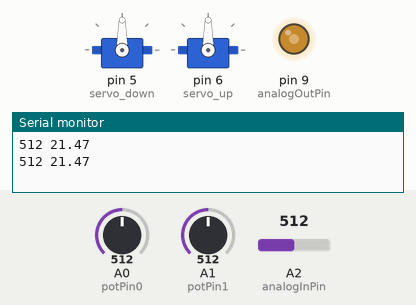
Bench run of a sketch on a simulated Arduino Uno, built with avr-gcc and run on an emulated ATmega328P. On the bench: 2 × servo, output pins drawn as LEDs (lit = HIGH), the last lines printed to the serial monitor. The test bench sets the inputs (shaded band); at power-on: A2 (analogInPin) = 512, A0 (potPin0) = 512, A1 (potPin1) = 512.

Above: at 1.8 s.
1.9 s: A2 (analogInPin) set to 0
At 3.2 s:
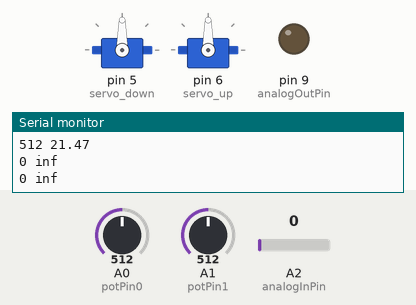
3.5 s: A0 (potPin0) set to 570
At 5.0 s:
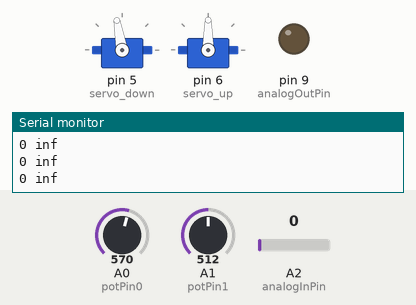
5.5 s: A1 (potPin1) set to 570
At 6.6 s:
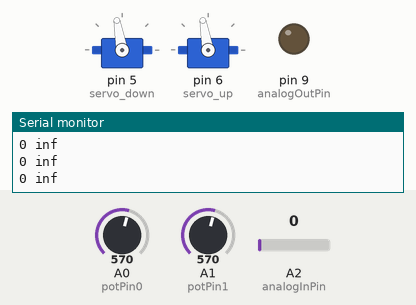
7.5 s: A2 (analogInPin) set to 105
At 9.2 s:
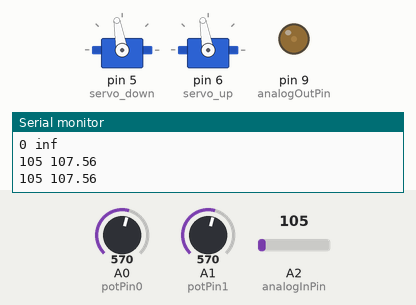
9.5 s: A0 (potPin0) set to 550
At 11.1 s:
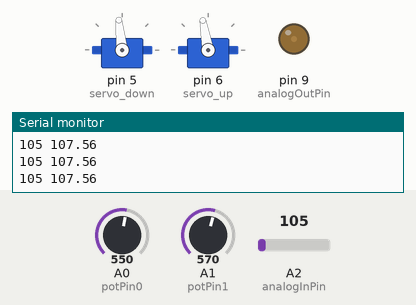
11.5 s: A1 (potPin1) set to 550
At 12.7 s:
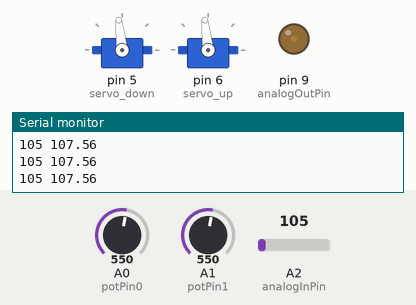
Timing chart, 0 to 14.5 s (numbered marks = the images above; inputs shaded):
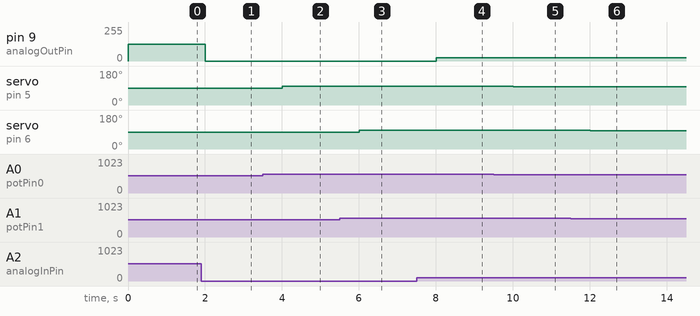

Measured:
- after the input at 1.9 s, pin 9 (analogOutPin): 127/255 → 0/255 after 0.10 s
- after the input at 3.5 s, servo on pin 5 (servo_down): 90° → 100° after 0.51 s
- after the input at 5.5 s, servo on pin 6 (servo_up): 90° → 100° after 0.51 s
- after the input at 7.5 s, pin 9 (analogOutPin): 0/255 → 26/255 after 0.51 s
- after the input at 9.5 s, servo on pin 5 (servo_down): 100° → 96° after 0.51 s
- after the input at 11.5 s, servo on pin 6 (servo_up): 100° → 96° after 0.52 s

The sketch:

potentiometerScan.ino
```cpp
#include <Servo.h>  // add servo library

Servo servo_down;  // create servo object to control a servo
Servo servo_up;    // create servo object to control a servo
// These constants won't change. They're used to give names to the pins used:
const int analogInPin = A2;  // Analog input pin that the potentiometer is attached to
const int analogOutPin = 9;  // Analog output pin that the LED is attached to


int sensorValue2 = 0;  // value read from the pot
int outputValue = 0;  // value output to the PWM (analog out)
int distance = 0;
float x = 0;
float y = 0;
int servo_angle = 0;

int potPin0 = A0;
int potPin1 = A1;
int val0;    // variable to read the value from the analog pin
int val1;

void setup() {
  // initialize serial communications at 9600 bps:
  Serial.begin(9600);
  servo_down.attach(5);  // attaches the servo on pin 5 to the servo object
  servo_up.attach(6); // attaches the servo on pin 5 to the servo object
}

int sensorToCm(int sensorValue){
 if (sensorValue > 560){
  distance = 0;
 }
 else if (sensorValue <95){
  distance = 0;
 }
 else {
  distance = map(sensorValue, 95, 560, 20, 150);
 }
 return distance;
}
void loop() {

  //read Pot Value
  val0 = analogRead(potPin0);            // reads the value of the potentiometer (value between 0 and 1023)
  val1 = analogRead(potPin1);
  val0 = map(val0, 0, 1023, 0, 180);     // scale it to use it with the servo (value between 0 and 180)
  val1 = map(val1,0,1023,0,180);
  servo_down.write(val0);               // sets the servo position according to the scaled value
  servo_up.write(val1);                          // waits for the servo to get there read the analog in value:
  sensorValue2 = analogRead(analogInPin);

  Serial.print(sensorValue2);
  Serial.print(" ");
  // map it to the range of the analog out:
  // Serial.println(sensorValue2);
  outputValue = map(sensorValue2, 0, 1023, 0, 255);
  // change the analog out value:
  x=sensorValue2;
  x=pow(x,-1.017);
  //Serial.println(x);
  y = 12224*pow(sensorValue2,-1.017);
  Serial.println(y);
  analogWrite(analogOutPin, outputValue);
  delay(1000);

}


// 20 cm is output 128 sensor value is 520
// 150 cm is output 23 sensor value is 95
```
